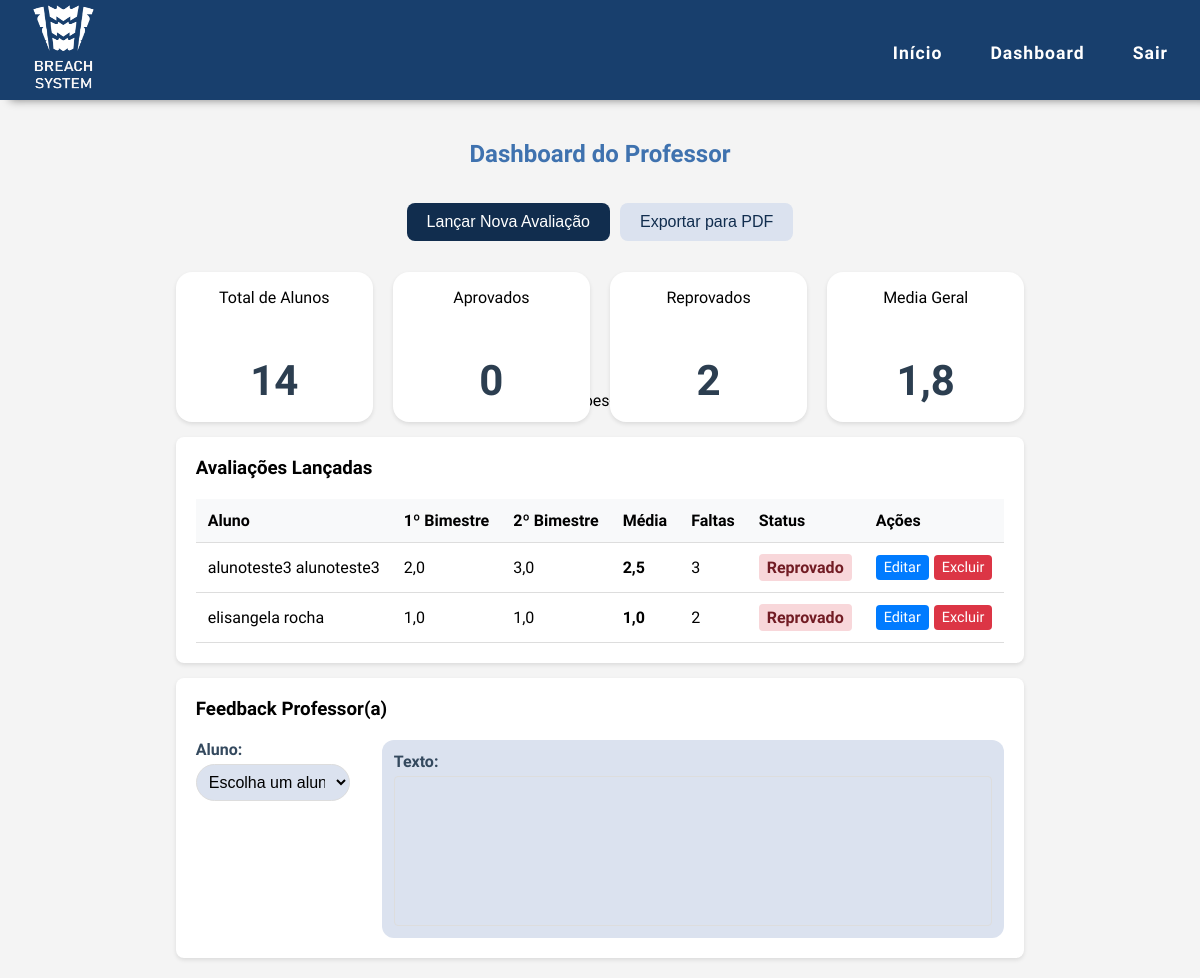
The page /dashboard/professor/ (signed in) on the database its author committed.
### alunos/models.py (models this page shows, shortened)
class Avaliacao(models.Model):
    aluno = models.ForeignKey(Aluno, on_delete=models.CASCADE)
    professor = models.ForeignKey(Professor, on_delete=models.CASCADE)
    nota_b1 = models.FloatField()
    nota_b2 = models.FloatField()
    faltas = models.PositiveIntegerField(default=0)
    STATUS_CHOICES = [
        ('Aprovado', 'Aprovado'),
        ('Reprovado', 'Reprovado'),
    ]
    status = models.CharField(max_length=20, choices=STATUS_CHOICES, blank=True)
    @property
    def media(self):
        return round((self.nota_b1 + self.nota_b2) / 2, 2)

class Aluno(models.Model):
    user = models.OneToOneField(User, on_delete=models.CASCADE)
    matricula = models.CharField(
    max_length=20,
    unique=True,
    error_messages={
        'unique': "Matrícula já cadastrada. Use uma diferente."
    }
)

### alunos/views.py (the view)
# urls.py: path('dashboard/professor/', views.dashboard_professor, name='dashboard_professor'),
@login_required
def dashboard_professor(request):
    try:
        professor = Professor.objects.get(user=request.user)
        avaliacoes = (Avaliacao.objects
                     .filter(professor=professor)
                     .select_related('aluno', 'aluno__user')
                     .order_by('aluno__user__first_name', 'aluno__user__last_name'))
        total_alunos = Aluno.objects.count()
        total_aprovados = avaliacoes.filter(status="Aprovado").count()
        total_reprovados = avaliacoes.filter(status="Reprovado").count()
        medias = [a.media for a in avaliacoes if a.media is not None]
        media_geral = round(sum(medias) / len(medias), 1) if medias else 0
        alunos = Aluno.objects.select_related("user").all().order_by("user__first_name", "user__last_name")
        return render(request, 'alunos/dashboard_professor.html',
               {'avaliacoes': avaliacoes,
                'total_alunos': total_alunos,
                'total_aprovados': total_aprovados,
                'total_reprovados': total_reprovados,
                'media_geral': media_geral,
                'alunos' : alunos})
    except Professor.DoesNotExist:
        return redirect('home')

### alunos/templates/alunos/dashboard_professor.html (shortened to what this page needs)
avaliacoes-section{% extends 'base.html' %}
{% block content %}
<div class="dashboard-container">
    <h2>Dashboard do Professor</h2>
    <div class="dashboard-actions">
        <form action="{% url 'lancar_avaliacao' %}" method="get">
            <button type="submit" class="btn-primary">Lançar Nova Avaliação</button>
        </form>
        {% if avaliacoes %}
        <form action="{% url 'exportar_pdf' %}" method="get">
            <button type="submit" class="btn-secondary">Exportar para PDF</button>
        </form>
        {% endif %}
    </div>
    {% if avaliacoes %}
    <div class="infos">
        <div class="card">
            <p>Total de Alunos</p>
            <h1>{{ total_alunos }}</h1>
        </div>
        <div class="card">
            <p>Aprovados</p>
            <h1>{{ total_aprovados }}</h1>
        </div>
        <div class="card">
            <p>Reprovados</p>
            <h1>{{ total_reprovados }}</h1>
        </div>
        <div class="card">
            <p>Media Geral</p>
            <h1>{{ media_geral }}</h1>
        </div>
    </div>
    <div class="avaliacoes-section">
        <h3>Avaliações Lançadas</h3>
            <table class="table">
                <thead>
                    <tr>
                        <th>Aluno</th>
                        <th>1º Bimestre</th>
                        <th>2º Bimestre</th>
                        <th>Média</th>
                        <th>Faltas</th>
                        <th>Status</th>
                        <th>Ações</th>
                    </tr>
                </thead>
                <tbody>
                    {% for avaliacao in avaliacoes %}
                        <tr>
                            <td>{{ avaliacao.aluno.user.get_full_name }}</td>
                            <td>{{ avaliacao.nota_b1|default:"-" }}</td>
                            <td>{{ avaliacao.nota_b2|default:"-" }}</td>
                            <td><strong>{{ avaliacao.media|default:"-" }}</strong></td>
                            <td>{{ avaliacao.faltas|default:"0" }}</td>
                            <td>
                                <span class="status-badge {% if avaliacao.status == 'Aprovado' %}status-aprovado{% elif avaliacao.status == 'Reprovado' %}status-reprovado{% else %}status-pendente{% endif %}">
                                    {{ avaliacao.status|default:"Pendente" }}
                                </span>
                            </td>
                            <td class="action-buttons">
                                <a href="{% url 'editar_avaliacao' avaliacao.id %}" class="btn-edit">Editar</a>
                                <a href="{% url 'excluir_avaliacao' avaliacao.id %}" class="btn-delete">Excluir</a>
                            </td>
                        </tr>
                    {% endfor %}
                </tbody>
            </table>
        {% else %}
            <div class="alert alert-info">
                <p>Nenhuma avaliação registrada ainda.</p>
            </div>
        {% endif %}
    </div>
    <div class="feedBack">
        <h3>Feedback Professor(a)</h3>
        <article>
            <div class="labelAuto">
                <label for="aluno">Aluno: </label>
                <select name="aluno" id="aluno" class="inputNome">
                    <option value="" disabled selected>Escolha um aluno</option>
                </select>
            </div>
            <div class="descricao">
                <label for="{{ form.aluno.id_for_label }}">Texto:</label>
                <input type="text" class="inputFeed">
            </div>
        </article>
    </div>
</div>
{% endblock %}

### alunos/static/css/style.css (style rules this page uses)
h1, h2 { color: #2c3e50; margin-bottom: 20px; text-align: center; }
form { max-width: 600px; }
label { display: block; margin-bottom: 5px; color: #34495e; font-weight: bold; }
input[type="text"], input[type="password"], input[type="email"], input[type="number"], select { width: 100%; padding: 8px; border: 1px solid #ddd; border-radius: 4px; font-size: 16px; }
button { background-color: #3498db; color: white; padding: 10px 20px; border: none; border-radius: 4px; cursor: pointer; font-size: 16px; transition: background-color 0.3s; }
table { width: 100%; border-collapse: collapse; margin-top: 20px; }
th, td { padding: 12px; text-align: left; border-bottom: 1px solid #ddd; }
th { background-color: #f8f9fa; font-weight: bold; }
a { color: #3498db; text-decoration: none; }
.btn-edit { background-color: #3498db; color: white; padding: 5px 10px; border-radius: 4px; text-decoration: none; }
.btn-delete { background-color: #e74c3c; color: white; padding: 5px 10px; border-radius: 4px; text-decoration: none; }
.btn-secondary { display: inline-block; padding: 10px 20px; background-color: #F9F7F7; color: #112D4E; text-decoration: none; border-radius: 4px; transition: background-color 0.3s; font-weight: bold; }

### alunos/templates/alunos/dashboard_professor.html (style rules this page uses)
.status-badge { padding: 4px 8px; border-radius: 4px; font-weight: bold; }
.dashboard-actions { text-align: center; }
.status-reprovado { background-color: #f8d7da; color: #721c24; }
.action-buttons { display: flex; gap: 5px; }
.btn-edit, .btn-delete { padding: 4px 8px; border-radius: 4px; text-decoration: none; font-size: 0.9em; }
.btn-edit { background-color: #007bff; color: white; }
.btn-delete { background-color: #dc3545; color: white; }

### rows shown on the page
Avaliacao: aluno.user.get_full_name "alunoteste3 alunoteste3", nota_b1 "2,0", nota_b2 "3,0", media "2,5", faltas "3", status "Reprovado"
Avaliacao: aluno.user.get_full_name "elisangela rocha", nota_b1 "1,0", nota_b2 "1,0", media "1,0", faltas "2", status "Reprovado"

### other values the page prints
{{ total_alunos }} "14"
{{ total_aprovados }} "0"
{{ total_reprovados }} "2"
{{ media_geral }} "1,8"
